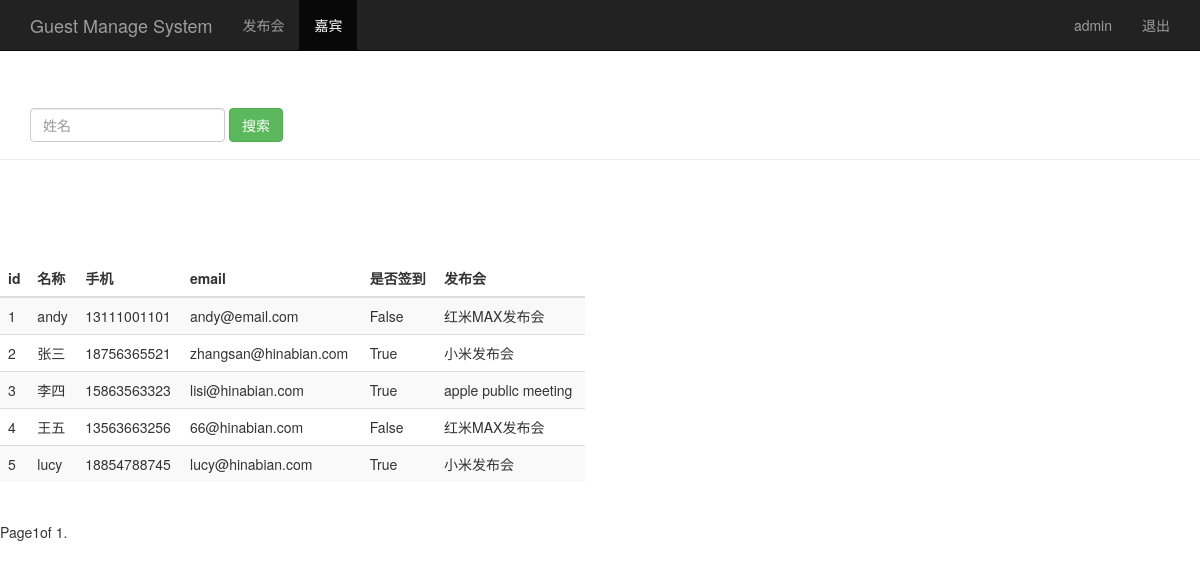
The page /guest_manage/ (signed in) on the database its author committed.
### sign/models.py (models this page shows, shortened)
class Guest(models.Model):
	event=models.ForeignKey(Event,on_delete=models.CASCADE)
	realname=models.CharField(max_length=64)
	phone=models.CharField(max_length=16)
	email=models.EmailField()
	sign=models.BooleanField()
	create_time=models.DateTimeField(auto_now=True)
	class Meta:
		unique_together=('event','phone')

class Event(models.Model):
	name=models.CharField(max_length=100)
	limit=models.IntegerField()
	status=models.BooleanField()
	address=models.CharField(max_length=200)
	start_time=models.DateTimeField('events time')
	create_time=models.DateTimeField(auto_now=True)
	def __str__(self):
		return self.name

### sign/views.py (the view)
# urls.py: path('guest_manage/', views.guest_manage),
@login_required
def guest_manage(request):
	guest_list=Guest.objects.all()#获取所有数据
	username=request.session.get('user','')#读取浏览器session
	paginator=Paginator(guest_list,10)
	page=request.GET.get('page')#获得页码数请求
	try:
		contacts=paginator.page(page)#翻到该页
	except PageNotAnInteger:
		contacts=paginator.page(1)
	except EmptyPage:
		contacts=paginator.page(paginator.num_pages)
	return render(request,'guest_manage.html',{'user':username,'guests':contacts})

### sign/templates/guest_manage.html (shortened to what this page needs)
<!DOCTYPE html>
<html>
<head>
	{% load bootstrap3 %}
	{% bootstrap_css %}
</head>
<body role="document">
	<nav class="navbar navbar-inverse navbar-fixed-top">
		<div class="container">
			<div class="navbar-header">
				<a class="navbar-brand" href="/event_manage/">Guest Manage System</a>
			</div>
			<div id="navbar" class="collapse navbar-collapse">
				<ul class="nav navbar-nav">
					<li>
						<a href="/event_manage/">发布会</a>
					</li>
					<li class="active">
						<a href="#">嘉宾</a>
					</li>
				</ul>
				<ul class="nav navbar-nav navbar-right">
					<li><a href="#">{{user}}</a></li>
					<li><a href="/logout/">退出</a></li>
				</ul>
			</div>
		</div>
	</nav>
	<div class="page-header" style="padding-top: 60px;">
		<div id="navbar" class="navbar-collapse collapse">
			<form class="navbar-form" method="get" action="/search_guest_name/">
				<div class="form-group">
					<input type="text" name="name" placeholder="姓名" class="form-control">
				</div>
				<button type="submit" class="btn btn-success">搜索</button>
			</form>
		</div>
	</div>
	<div class="row" style="padding-top: 80px;">
		<div class="col-md-6">
			<table class="table table-striped">
				<thead>
					<tr>
						<th>id</th><th>名称</th><th>手机</th><th>email</th><th>是否签到</th>
						<th>发布会</th>
					</tr>
				</thead>
				<tbody>
					{% for guest in guests %}
					<tr>
						<td>{{ guest.id }}</td>
						<td>{{ guest.realname }}</td>
						<td>{{ guest.phone }}</td>
						<td>{{ guest.email }}</td>
						<td>{{ guest.sign }}</td>
						<td>{{ guest.event }}</td>
					</tr>
					{% endfor %}
				</tbody>
			</table>
		</div>
	</div>
	<div class="pagination">
		<span class="step-links">
			<span class="current">
				Page{{ guests.number }}of {{guests.paginator.num_pages}}.
			</span>
		</span>
	</div>
</body>
</html>

### rows shown on the page
Guest: id "1", realname "andy", phone "13111001101", email "andy@email.com", sign "False", event "红米MAX发布会"
Guest: id "2", realname "张三", phone "18756365521", email "zhangsan@hinabian.com", sign "True", event "小米发布会"
Guest: id "3", realname "李四", phone "15863563323", email "lisi@hinabian.com", sign "True", event "apple public meeting"
Guest: id "4", realname "王五", phone "13563663256", email "66@hinabian.com", sign "False", event "红米MAX发布会"
Guest: id "5", realname "lucy", phone "18854788745", email "lucy@hinabian.com", sign "True", event "小米发布会"

### other values the page prints
{{ user }} "admin"
{{ guests.number }} "1"
{{ guests.paginator.num_pages }} "1"
